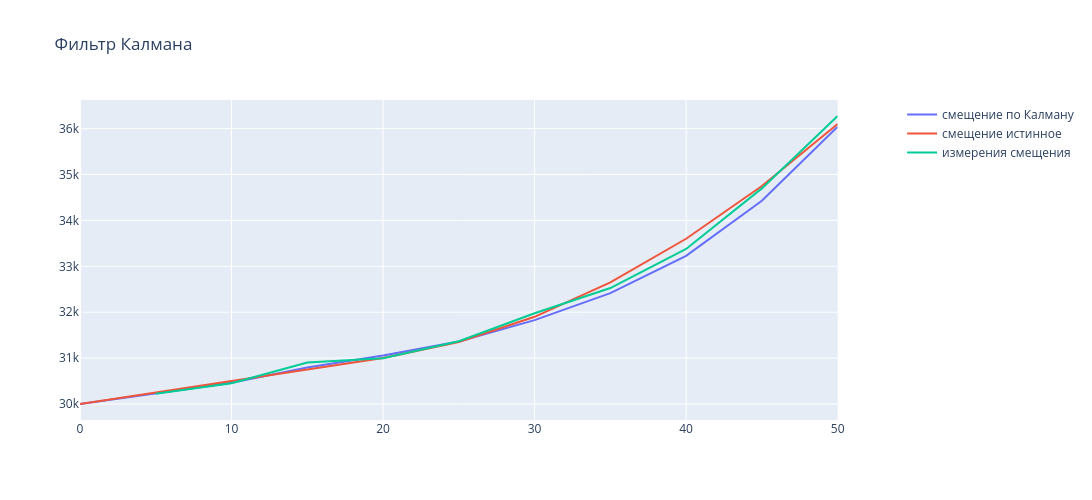

Source (notebook cell):
### Markdown cell above
### Скорость самолета изменяется α - β - γ фильтр

### Code cell
import plotly.graph_objs as go
from plotly.subplots import make_subplots
import numpy as np

def ist(t):
    if t <=20:
        return(50, 50*t)
    else:
        return(50+(t-20)*8, 50*t+4*np.pow(t-20, 2))

delta_t=5

alpha=0.5
beta=0.4
gamma=0.1

mes=[30221,30453,30906,30999,31368,31978,32526,33379,34698,36275]
x=[30000]
vel=[50]
acc=[0]
predict_x=[]
predict_vel=[]
predict_acc=[]
for i in range(len(mes)):
    predict_x.append(x[i]+vel[i]*delta_t+acc[i]*delta_t*delta_t/2)
    predict_vel.append(vel[i]+acc[i]*delta_t)
    predict_acc.append(acc[i])
    x.append(predict_x[i]+alpha*(mes[i]-predict_x[i]))
    vel.append(predict_vel[i]+beta*(mes[i]-predict_x[i])/delta_t)
    acc.append(predict_acc[i]+gamma*(mes[i]-predict_x[i])/delta_t/delta_t/0.5)
    
    #print(x)
    #print(vel)
    #print(acc)
    #input()
fig = make_subplots(specs=[[{"secondary_y": True}]])

fig.add_trace(go.Scatter(x=[i*delta_t for i in range(len(mes)+1)], y=x,mode='lines', name='смещение по Калману'),secondary_y=False)
fig.add_trace(go.Scatter(x=[i*delta_t for i in range(len(mes)+1)], y=[30000+ist(i*delta_t)[1] for i in range(len(mes)+1)],mode='lines', name='смещение истинное'),secondary_y=False)
fig.add_trace(go.Scatter(x=[i*delta_t for i in range(1,len(mes)+1)], y=mes,mode='lines', name='измерения смещения'),secondary_y=False)
fig.update_layout(title_text='Фильтр Калмана ',width=1100,height=500)
fig.show()

### Figure 1 — Plotly figure (JSON) as saved in the notebook; plotly's stock layout.template omitted (floating-point values rounded to 4 significant figures)
{"data": [{"mode": "lines", "name": "смещение по Калману", "type": "scatter", "x": [0, 5, 10, 15, 20, 25, 30, 35, 40, 45, 50], "xaxis": "x", "y": [30000, 30240.0, 30462, 30790.0, 31060.0, 31360.0, 31830.0, 32420.0, 33230.0, 34430.0, 36040.0], "yaxis": "y"}, {"mode": "lines", "name": "смещение истинное", "type": "scatter", "x": [0, 5, 10, 15, 20, 25, 30, 35, 40, 45, 50], "xaxis": "x", "y": [30000, 30250, 30500, 30750, 31000, 31350, 31900, 32650, 33600, 34750, 36100], "yaxis": "y"}, {"mode": "lines", "name": "измерения смещения", "type": "scatter", "x": [5, 10, 15, 20, 25, 30, 35, 40, 45, 50], "xaxis": "x", "y": [30221, 30453, 30906, 30999, 31368, 31978, 32526, 33379, 34698, 36275], "yaxis": "y"}], "layout": {"height": 500, "title": {"text": "Фильтр Калмана "}, "width": 1100, "xaxis": {"anchor": "y", "domain": [0, 0.94]}, "yaxis": {"anchor": "x", "domain": [0, 1]}, "yaxis2": {"anchor": "x", "overlaying": "y", "side": "right"}}}
